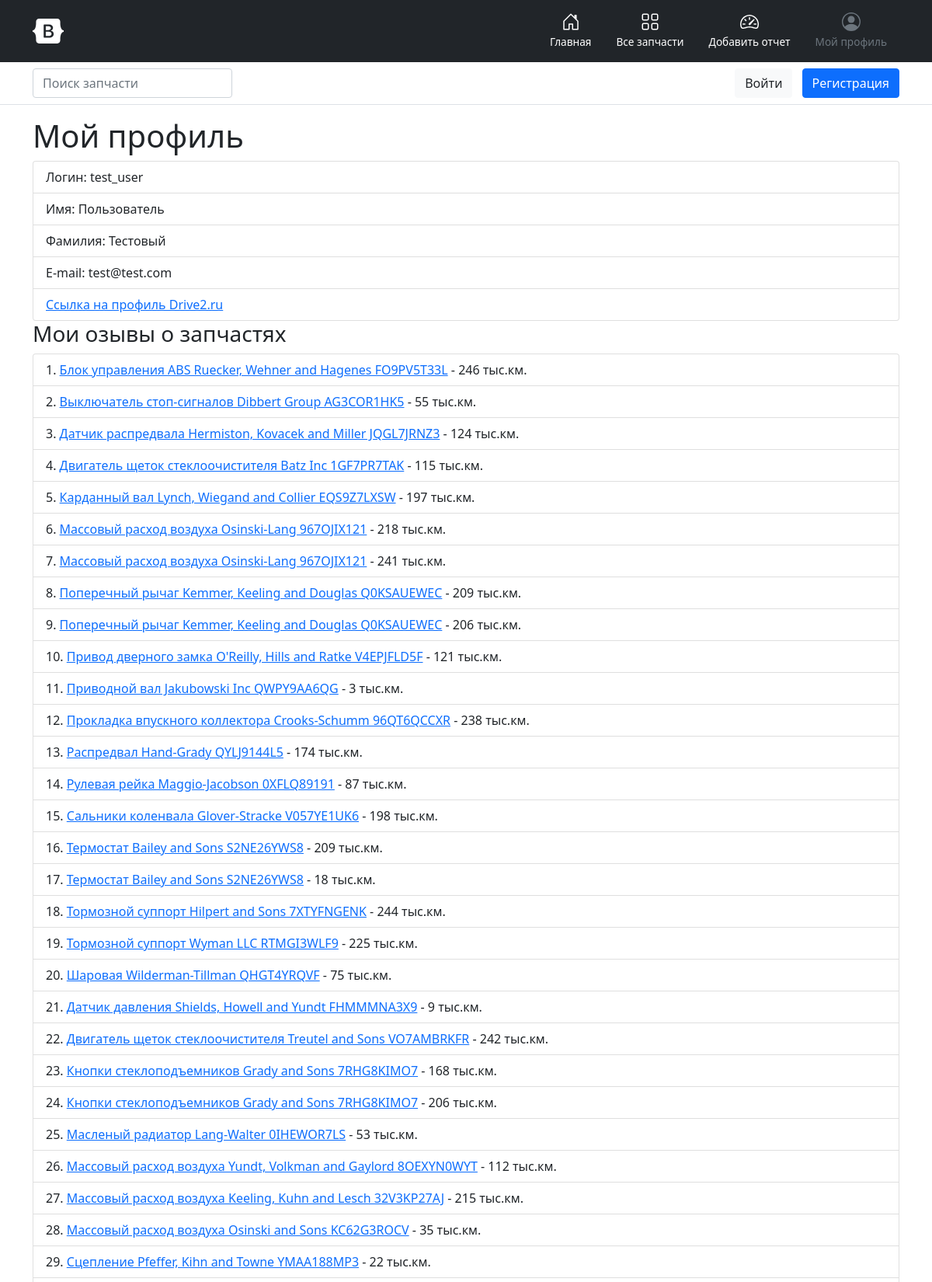
Page /user/1/ (signed in, upper part) on the committed database.
### mileage/models.py (models this page shows, shortened)
class Review(models.Model):
    RATING_VALUES = [
        ('1', 'Ужасно'), ('2', 'Плохо'), ('3', 'Сносно'), ('4', 'Хорошо'), ('5', 'Отлично'),
    ]
    spare_part = models.ForeignKey(SparePart, on_delete=models.PROTECT, verbose_name="Запчасть")
    mileage = models.SmallIntegerField(verbose_name="Пробег, тыс.км")
    car_brand = models.ForeignKey(CarBrand, on_delete=models.PROTECT, verbose_name="Марка авто")
    car_model = models.ForeignKey(CarModel, on_delete=models.PROTECT, verbose_name="Модель авто")
    owner = models.ForeignKey(User, on_delete=models.CASCADE, verbose_name="Владелец")
    rating = models.CharField(max_length=1, choices=RATING_VALUES, verbose_name="Рейтинг", default=3)
    review = models.TextField(max_length=1000, blank=True, verbose_name="Отзыв")
    def __str__(self):
        return ' '.join([self.spare_part.name, self.spare_part.brand, self.spare_part.number])
    class Meta:
        verbose_name = 'Отзыв'
        verbose_name_plural = 'Отзывы'
        ordering = ['spare_part']

class SparePart(models.Model):
    name = models.CharField(max_length=255, db_index=True, verbose_name='Название')
    brand = models.CharField(max_length=255, db_index=True, verbose_name="Производитель")
    number = models.CharField(max_length=30, db_index=True, verbose_name="Номер (артикул)")
    category = models.ForeignKey(SparePartCategory, on_delete=models.PROTECT, verbose_name="Категория")
    class Meta:
        verbose_name = 'Запчасть'
        verbose_name_plural = 'Запчасти'
        ordering = ['category', 'name']

### mileage/views.py (the view)
# urls.py: path('user/<int:user_id>/', get_user_profile, name='user_profile_page'),
def get_user_profile(request, user_id):
    user_reviews = Review.objects.filter(owner_id=user_id).order_by('spare_part', 'spare_part__category_id')
    context = {
        'title': 'Мой профиль',
        'user_reviews': user_reviews
    }
    return render(request, 'mileage/user_profile.html', context)

### mileage/templates/mileage/user_profile.html (shortened to what this page needs)
{% extends 'base.html' %}
{% block body %}
<h1>{{ title }}</h1>
{% if request.user.is_authenticated %}
    <ol class="list-group">
        <li class="list-group-item">Логин: {{ user.username }}</li>
        <li class="list-group-item">Имя: {{ user.first_name }}</li>
        <li class="list-group-item">Фамилия: {{ user.last_name }}</li>
        <li class="list-group-item">E-mail: {{ user.email }}</li>
        <li class="list-group-item"><a href="{{ user.profile.drive2_link }}" rel="nofollow" target="_blank">Ссылка на профиль Drive2.ru</a></li>
    </ol>
    <h3>Мои озывы о запчастях</h3>
    <ol class="list-group list-group-numbered">
        {% for item in user_reviews %}
            <li class="list-group-item"><a href="{% url 'spare_parts_reviews' item.car_model_id item.spare_part_id %}">
                {{ item }}</a> - {{ item.mileage }} тыс.км.</li>
        {% empty %}
            <p>Еще ничего нет</p>
        {% endfor %}
    </ol>
{% else %}
    <p>Зарегистрируйтесь или войдите</p>
{% endif %}
{% endblock %}

### rows in the picture
Review: spare_part.number "Блок управления ABS Ruecker, Wehner and Hagenes FO9PV5T33L", mileage "246"
Review: spare_part.number "Выключатель стоп-сигналов Dibbert Group AG3COR1HK5", mileage "55"
Review: spare_part.number "Датчик распредвала Hermiston, Kovacek and Miller JQGL7JRNZ3", mileage "124"
Review: spare_part.number "Двигатель щеток стеклоочистителя Batz Inc 1GF7PR7TAK", mileage "115"
Review: spare_part.number "Карданный вал Lynch, Wiegand and Collier EQS9Z7LXSW", mileage "197"
Review: spare_part.number "Массовый расход воздуха Osinski-Lang 967OJIX121", mileage "218"
Review: spare_part.number "Массовый расход воздуха Osinski-Lang 967OJIX121", mileage "241"
Review: spare_part.number "Поперечный рычаг Kemmer, Keeling and Douglas Q0KSAUEWEC", mileage "209"
Review: spare_part.number "Поперечный рычаг Kemmer, Keeling and Douglas Q0KSAUEWEC", mileage "206"
Review: spare_part.number "Привод дверного замка O'Reilly, Hills and Ratke V4EPJFLD5F", mileage "121"
Review: spare_part.number "Приводной вал Jakubowski Inc QWPY9AA6QG", mileage "3"
Review: spare_part.number "Прокладка впускного коллектора Crooks-Schumm 96QT6QCCXR", mileage "238"
Review: spare_part.number "Распредвал Hand-Grady QYLJ9144L5", mileage "174"
Review: spare_part.number "Рулевая рейка Maggio-Jacobson 0XFLQ89191", mileage "87"
Review: spare_part.number "Сальники коленвала Glover-Stracke V057YE1UK6", mileage "198"
Review: spare_part.number "Термостат Bailey and Sons S2NE26YWS8", mileage "209"
Review: spare_part.number "Термостат Bailey and Sons S2NE26YWS8", mileage "18"
Review: spare_part.number "Тормозной суппорт Hilpert and Sons 7XTYFNGENK", mileage "244"
Review: spare_part.number "Тормозной суппорт Wyman LLC RTMGI3WLF9", mileage "225"
Review: spare_part.number "Шаровая Wilderman-Tillman QHGT4YRQVF", mileage "75"
Review: spare_part.number "Датчик давления Shields, Howell and Yundt FHMMMNA3X9", mileage "9"
Review: spare_part.number "Двигатель щеток стеклоочистителя Treutel and Sons VO7AMBRKFR", mileage "242"
Review: spare_part.number "Кнопки стеклоподъемников Grady and Sons 7RHG8KIMO7", mileage "168"
Review: spare_part.number "Кнопки стеклоподъемников Grady and Sons 7RHG8KIMO7", mileage "206"
Review: spare_part.number "Масленый радиатор Lang-Walter 0IHEWOR7LS", mileage "53"
Review: spare_part.number "Массовый расход воздуха Yundt, Volkman and Gaylord 8OEXYN0WYT", mileage "112"
Review: spare_part.number "Массовый расход воздуха Keeling, Kuhn and Lesch 32V3KP27AJ", mileage "215"
Review: spare_part.number "Массовый расход воздуха Osinski and Sons KC62G3ROCV", mileage "35"
Review: spare_part.number "Сцепление Pfeffer, Kihn and Towne YMAA188MP3", mileage "22"

### other values in the picture
{{ title }} "Мой профиль"
{{ user.username }} "test_user"
{{ user.first_name }} "Пользователь"
{{ user.last_name }} "Тестовый"
{{ user.email }} "test@test.com"
